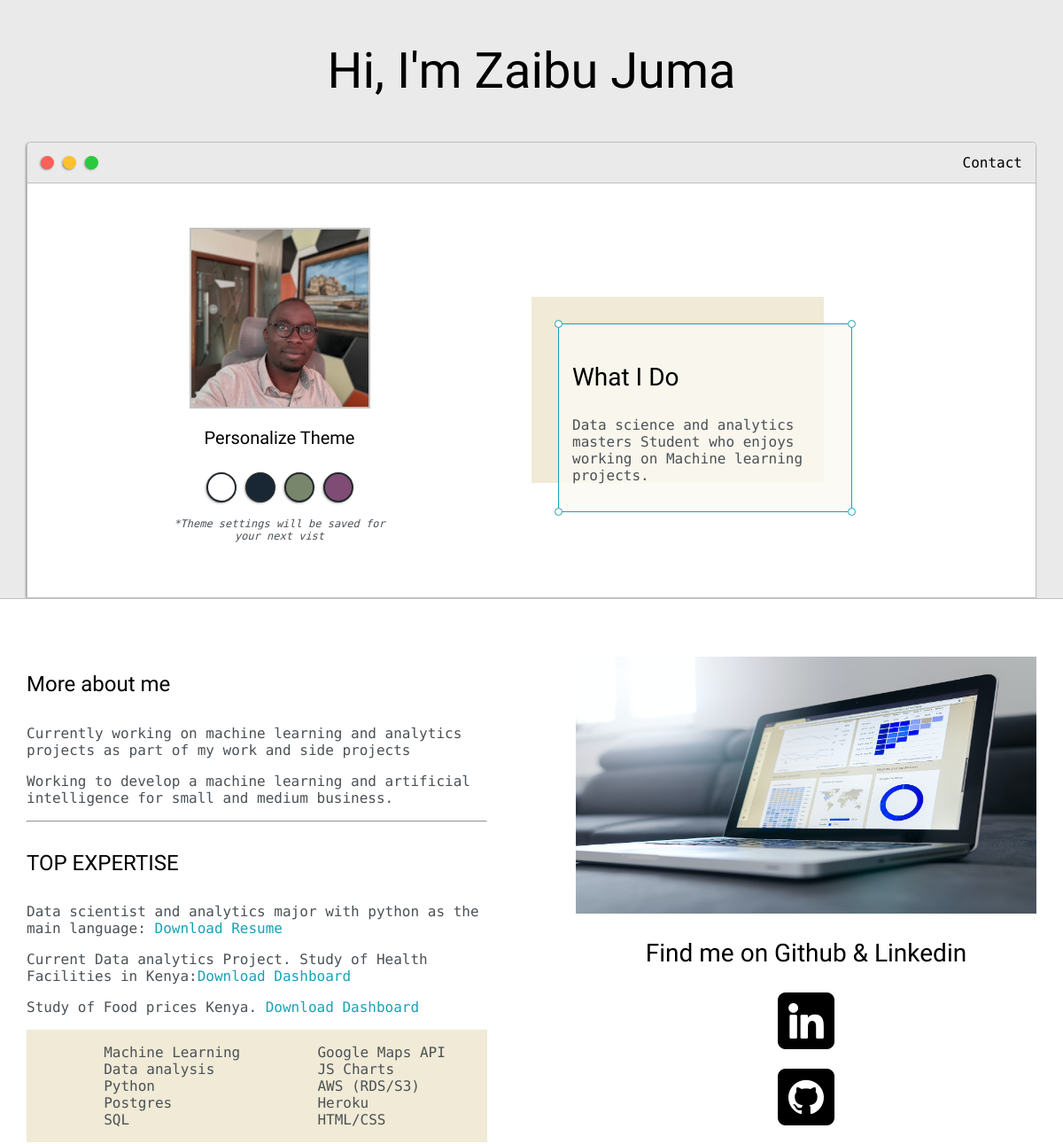
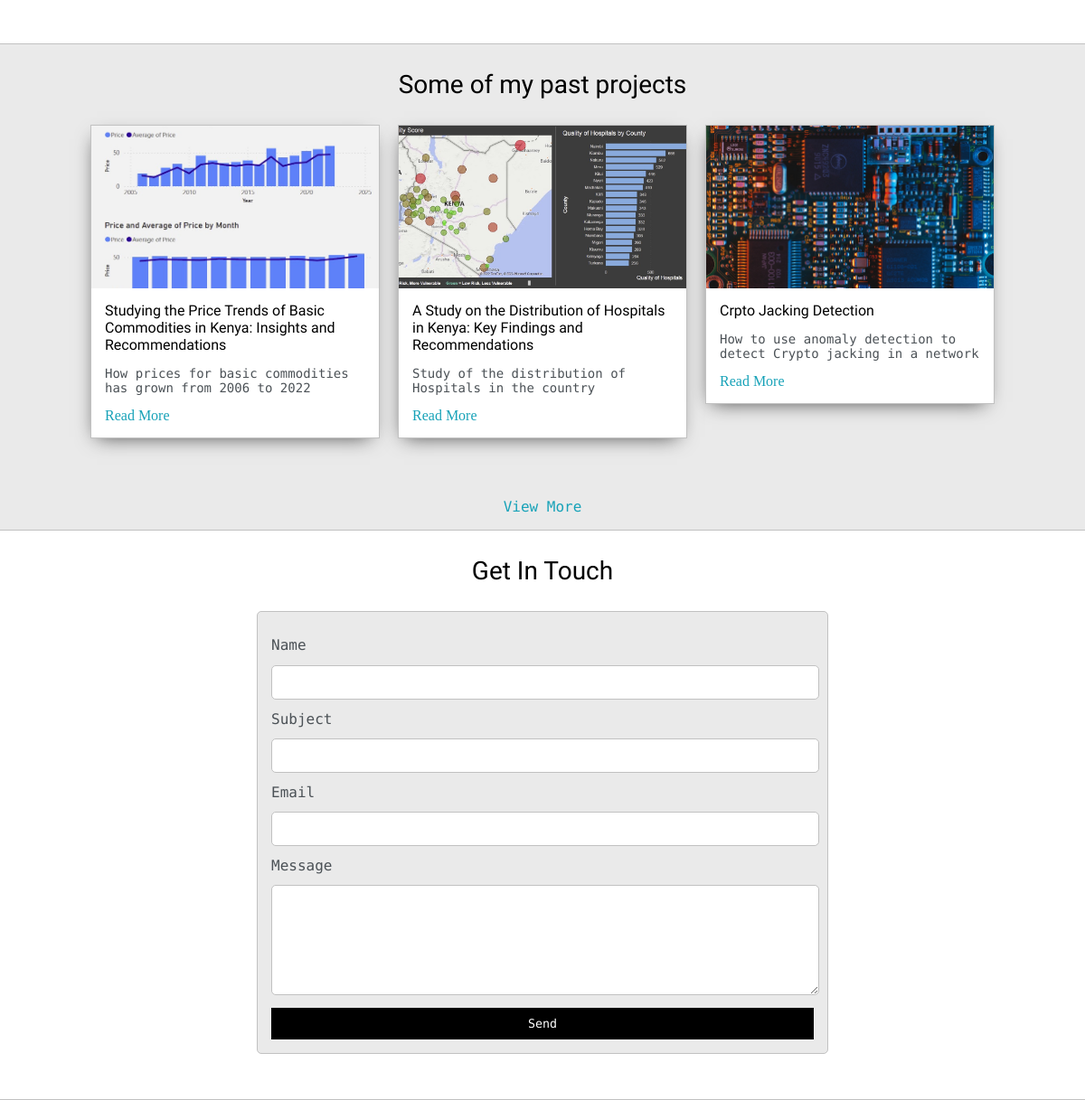
The page / on the database its author committed (2 pictures, top to bottom).
### core/models.py (models this page shows, shortened)
class Post(models.Model):
    headline=models.CharField(max_length=200)
    sub_headline=models.CharField(max_length=200,null=True, blank=True)
    thumbnail = models.ImageField(null=True,blank=True,upload_to="images/",default="placeholder.png")
    body = RichTextUploadingField(null=True, blank=True)
    created = models.DateTimeField(auto_now_add=True)
    active = models.BooleanField(default=False)
    featured = models.BooleanField(default=False)
    tags = models.ManyToManyField(Tag,null=True)
    slug = models.SlugField(null=True, blank=True)
    modified_date = models.DateTimeField(auto_now=True)
    class Meta:
        ordering = ['-modified_date']

### core/views.py (the view)
# urls.py: path('', views.home, name='home'),
def home(request):
    posts = Post.objects.filter(active=True, featured=True)[0:3]
    context = {'posts':posts}
    return render(request,'core/index.html',context)

### core/templates/core/index.html (shortened to what this page needs)
<!DOCTYPE html>
{% load static %}
<html>
<head>
	<link rel="stylesheet" type="text/css" href="{% static 'css/default.css' %}">
	<link id="theme-style" rel="stylesheet" type="text/css" href="">
</head>
<body>
	<section class="s1">
		<div class="main-container">
			<div class="greeting-wrapper">
				<h1>Hi, I'm Zaibu Juma</h1>
			</div>
			<div class="intro-wrapper">
				{% include 'core/navbar.html' %}
				<div class="left-column">
					<img id="profile_pic" src="{% static 'images/zaibu.jpg' %}">
					<h5 style="text-align: center;line-height: 0;">Personalize Theme</h5>
					<div id="theme-options-wrapper">
						<div data-mode="light" id="light-mode" class="theme-dot"></div>
						<div data-mode="blue" id="blue-mode" class="theme-dot"></div>
						<div data-mode="green" id="green-mode" class="theme-dot"></div>
						<div data-mode="purple" id="purple-mode" class="theme-dot"></div>
					</div>
					<p id="settings-note">*Theme settings will be saved for<br>your next vist</p>
				</div>
				<div class="right-column">
					<div id="preview-shadow">
						<div id="preview">
							<div id="corner-tl" class="corner"></div>
							<div id="corner-tr" class="corner"></div>
							<h3>What I Do</h3>
							<p>Data science and analytics masters Student who enjoys working on Machine learning projects.</p>
							<div id="corner-br" class="corner"></div>
							<div id="corner-bl" class="corner"></div>
						</div>
					</div>
				</div>
			</div>
		</div>
	</section>
	<section class="s2">
		<div class="main-container">
			<div class="about-wrapper">
				<div class="about-me">
					<h4>More about me</h4>
					<p>Currently working on machine learning and analytics projects as part of my work and side projects</p>
					<p>Working to develop a machine learning and artificial intelligence for small and medium business.</p>
					<hr>
					<h4>TOP EXPERTISE</h4>
					<p>Data scientist and analytics major with python as the main language: <a target="_blank" href="{% static 'resume.pdf' %}">Download Resume</a></p>
					<p>Current Data analytics Project. Study of Health Facilities in Kenya:<a target="_blank" href="{% static 'Health Data Project.pdf' %}">Download Dashboard</a></p>
					<p>Study of Food prices Kenya. <a target="_blank" href="{% static 'Cost of Prices.pdf' %}">Download Dashboard</a></p>
					<div id="skills">
						<ul>
							<li>Machine Learning</li>
							<li>Data analysis</li>
							<li>Python</li>
							<li>Postgres</li>
							<li>SQL</li>
						</ul>
						<ul>
							<li>Google Maps API</li>
							<li>JS Charts</li>
							<li>AWS (RDS/S3)</li>
							<li>Heroku</li>
							<li>HTML/CSS</li>
						</ul>
					</div>
				</div>
				<div class="social-links">
					<img id="social_img" src="{% static 'images/laptop.png' %}">
					<h3>Find me on Github & Linkedin</h3>
					<a target="_blank" href="https://www.linkedin.com/in/zaibu-juma-42363bb3/"><img id="linkedin_pic" src="{% static 'images/linkedin.png'%}"></a>
					<br>
					<a target="_blank" href="https://github.com/jumamzito"><img id="linkedin_pic" src="{% static 'images/github.png'%}"></a>
				</div>
			</div>
		</div>
	</section>
	<section class="s1">
		<div class="main-container">
			<h3 style="text-align: center;">Some of my past projects</h3>
			<div class="post-wrapper">
				{% for post in posts %}
				<div>
					<div class="post">
						<img class="thumbnail" src="{{post.thumbnail.url}}">
						<div class="post-preview">
							<h6 class="post-title">{{post.headline}}</h6>
							<p class="post-intro">{{post.sub_headline}}</p>
							<a href="{% url 'post' post.slug %}">Read More</a>
						</div>
					</div>
				</div>
				{% endfor %}
			</div>
			<p align="center">
				<a href="{% url 'posts' %}">View More</a>
			</p>
		</div>
	</section>
	<section class="s2">
		<div class="main-container">
			<h3 style="text-align: center;">Get In Touch</h3>
			<form id="contact-form" method="POST" action="{% url 'send_email' %}">
				<label>Name</label>
				<input class="input-field" type="text" name="name">
				<label>Subject</label>
				<input class="input-field" type="text" name="subject">
				<label>Email</label>
				<input class="input-field" type="text" name="email">
				<label>Message</label>
				<textarea class="input-field" name="message"></textarea>
				<input id="submit-btn" type="submit" value="Send">
			</form>
		</div>
	</section>
</body>
</html>

### rows shown on the page
Post: thumbnail (picture), headline "Studying the Price Trends of Basic Commodities in Kenya: Insights and Recommendations", sub_headline "How prices for basic commodities has grown from 2006 to 2022"
Post: thumbnail (picture), headline "A Study on the Distribution of Hospitals in Kenya: Key Findings and Recommendations", sub_headline "Study of the distribution of Hospitals in the country"
Post: thumbnail (picture), headline "Crpto Jacking Detection", sub_headline "How to use anomaly detection to detect Crypto jacking in a network"
